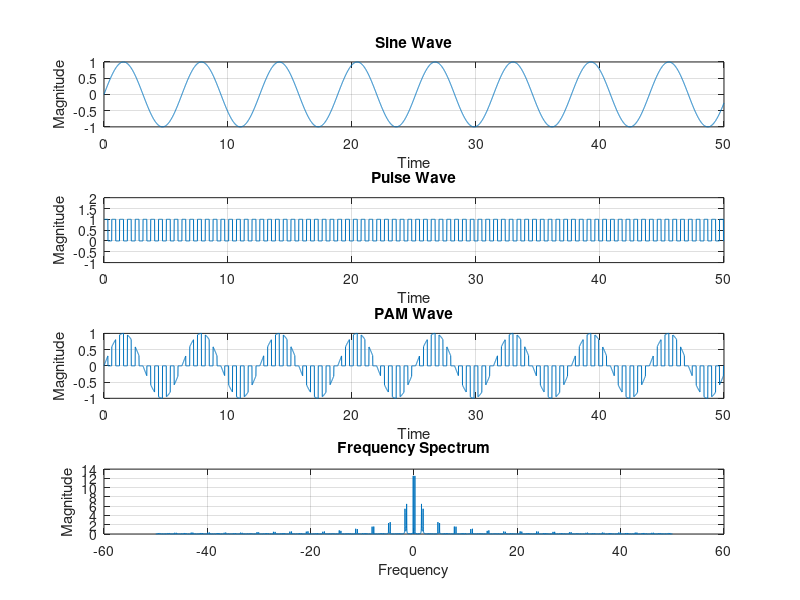

The MATLAB script that drew this image:

ts = 0.01;
t = 0:ts:50;
x = (square(10*t,50)+1)/2;
y = sin(t);
subplot(4,1,1)
plot(t,y)
title('Sine Wave')
xlabel('Time')
ylabel('Magnitude')
grid on
subplot(4,1,2)
plot(t,x)
axis([0 50 -1 2])
title('Pulse Wave')
xlabel('Time')
ylabel('Magnitude')
grid on
subplot(4,1,3)
m = x.*y;
plot(t,m)
title('PAM Wave')
xlabel('Time')
ylabel('Magnitude')
grid on
M = fft(m)*ts;
fs = 1/ts;
f = ((-fs/2)+fs/length(M)):fs/length(M):fs/2;
subplot(4,1,4)
plot(f,fftshift(abs(M)))
title('Frequency Spectrum')
xlabel('Frequency')
ylabel('Magnitude')
grid on